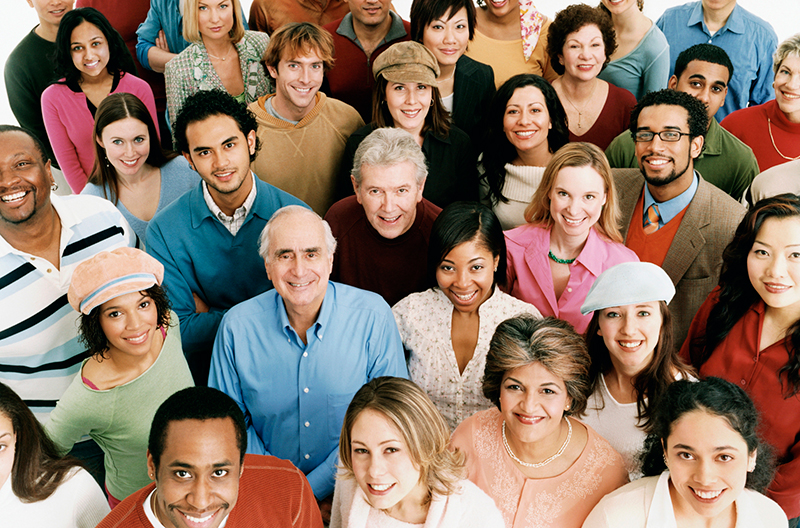
#> input picture people.jpg, 800 x 528 px
$ python cutFaceFD.py
#> lines starting #> are read from the running program, lines starting #| are printed output that depends on the picture; after the words box and inside, x2 and y2 are one past the last pixel; in counts of white or black regions, pixels touching at a corner belong together
import cv2

imagePath = 'people.jpg'

img = cv2.imread(imagePath)
#> img is the input picture: shape (528, 800, 3); mean B, G, R 105.1, 119.9, 141.2
print(img.shape)
#| (528, 800, 3)

gray_image = cv2.cvtColor(img, cv2.COLOR_BGR2GRAY)
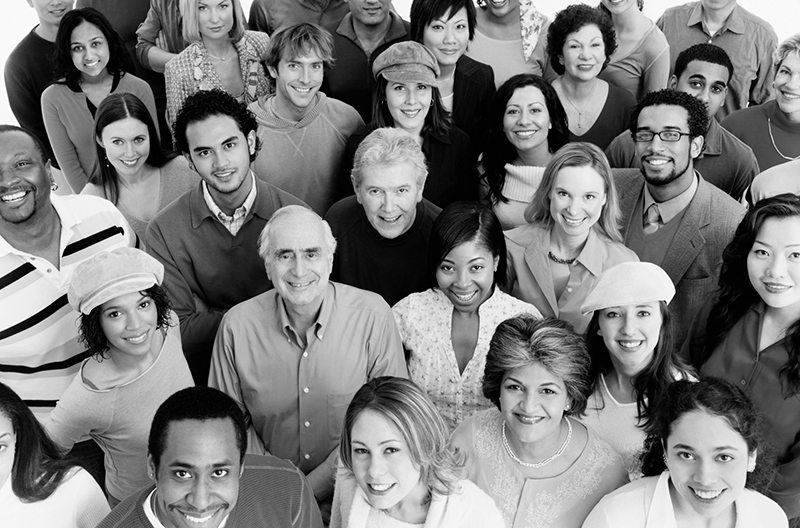
#> gray_image: shape (528, 800); min 0, max 255, mean 124.6
print(gray_image.shape)
#| (528, 800)

face_classifier = cv2.CascadeClassifier( cv2.data.haarcascades + "haarcascade_frontalface_default.xml" )
face = face_classifier.detectMultiScale( gray_image, scaleFactor=1.1, minNeighbors=5, minSize=(40, 40) )
#> face = 21 rows, first 6: [420, 7, 56, 56], [60, 25, 55, 55], [557, 25, 55, 55], [276, 44, 56, 56], [496, 88, 59, 59], [98, 118, 58, 58]

# recortar as faces identificadas
i=0
for (x, y, w, h) in face:
    imgCut = img[y:y+h,x:x+w]
    fileName = 'cut' + str(i) + '.jpg'
    cv2.imwrite(fileName, imgCut)
    print('Write in file ' + fileName)
    i+=1
#> this loop made 21 passes
#> (x, y, w, h, fileName) on passes 1 to 12: (420, 7, 56, 56, 'cut0.jpg'), (60, 25, 55, 55, 'cut1.jpg'), (557, 25, 55, 55, 'cut2.jpg'), (276, 44, 56, 56, 'cut3.jpg'), (496, 88, 59, 59, 'cut4.jpg'), (98, 118, 58, 58, 'cut5.jpg'), (381, 66, 58, 58, 'cut6.jpg'), (623, 108, 70, 70, 'cut7.jpg'), (355, 165, 66, 66, 'cut8.jpg'), (543, 169, 66, 66, 'cut9.jpg'), (432, 242, 66, 66, 'cut10.jpg'), (491, 361, 78, 78, 'cut11.jpg')
#| Write in file cut0.jpg
#| Write in file cut1.jpg
#| Write in file cut2.jpg
#| Write in file cut3.jpg
#| Write in file cut4.jpg
#| Write in file cut5.jpg
#| Write in file cut6.jpg
#| Write in file cut7.jpg
#> (further printed lines are left out)
#> pass 1, `imgCut = img[y:y+h,x:x+w]`:
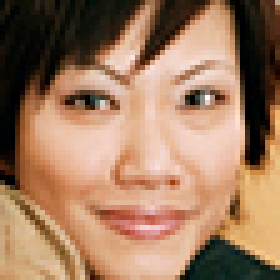
#> imgCut: shape (56, 56, 3) (shown 5 times larger); mean B, G, R 96, 122.8, 159.5
#> pass 2, `imgCut = img[y:y+h,x:x+w]`:
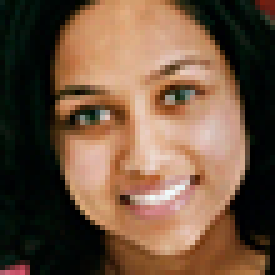
#> imgCut: shape (55, 55, 3) (shown 5 times larger); mean B, G, R 63, 83.9, 111.4
#> pass 3, `imgCut = img[y:y+h,x:x+w]`:
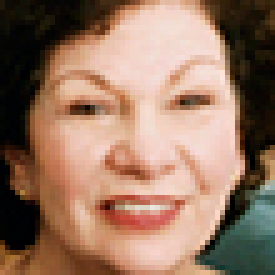
#> imgCut: shape (55, 55, 3) (shown 5 times larger); mean B, G, R 98.6, 118.3, 150.7
#> after the loop, i = 21

# desenha um retângulo nas imagens detectadas
for (x, y, w, h) in face:
    cv2.rectangle(img, (x, y), (x + w, y + h), (0, 255, 0), 4)
#> this loop made 21 passes
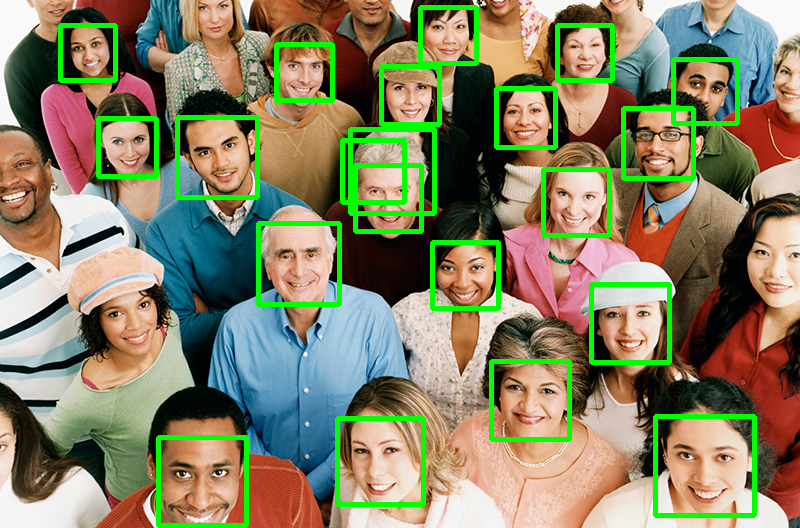
#> img: shape (528, 800, 3); 6.82% of pixels changed, all inside (x1, y1, x2, y2) = (58, 5, 757, 528)

img_rgb = cv2.cvtColor(img, cv2.COLOR_BGR2RGB)

cv2.imwrite('people2.jpg', img_rgb)

$ run again, with dionne.jpeg copied over people.jpg
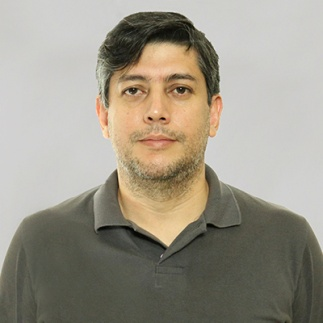
#> input picture dionne.jpeg, 323 x 323 px
#> img is the input picture: shape (323, 323, 3); mean B, G, R 137.1, 150.6, 156.5
#| (323, 323, 3)
#| (323, 323)
#> face = [[95, 41, 126, 126]]
#> the loop `for (x, y, w, h) in face:` made 1 pass
#> (x, y, w, h, fileName, i) on pass 1: (95, 41, 126, 126, 'cut0.jpg', 1)
#> (printed output is left out)
#> pass 1, `imgCut = img[y:y+h,x:x+w]`:
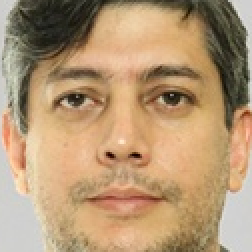
#> imgCut: shape (126, 126, 3) (shown 2 times larger); mean B, G, R 115.9, 150.6, 180.5
#> after the loop `for (x, y, w, h) in face:`: i = 1
#> the loop `for (x, y, w, h) in face:` made 1 pass
#> after the loop `for (x, y, w, h) in face:`:
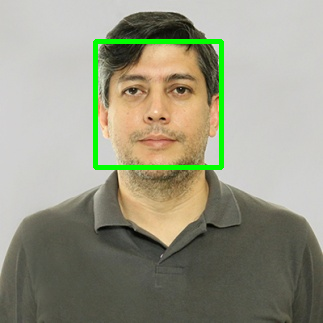
#> img: shape (323, 323, 3); 2.4% of pixels changed, all inside (x1, y1, x2, y2) = (93, 39, 224, 170)
